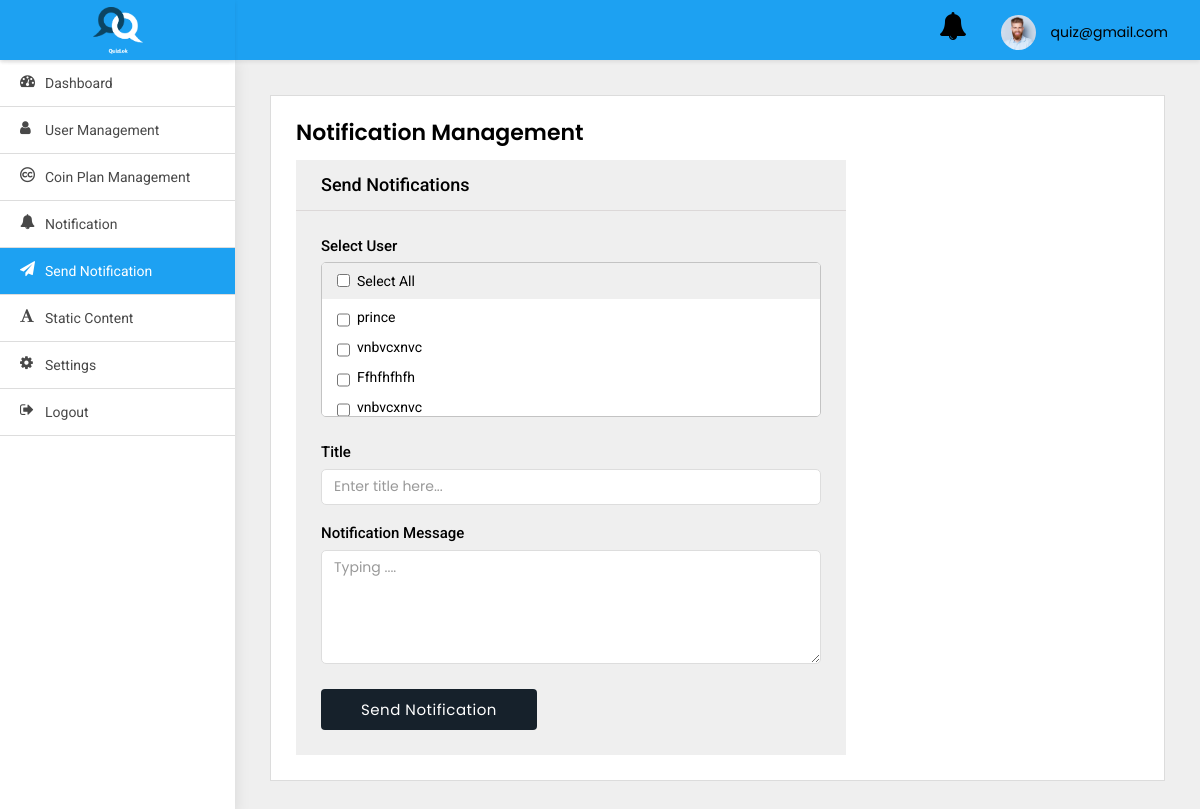
The page /adminpanel/send-notification/ (signed in) on the database its author committed.
### adminpanel/models.py (models this page shows)
class User(AbstractBaseUser, PermissionsMixin):
    first_name = models.CharField(default='first name', max_length=100)
    last_name = models.CharField(default='', max_length=100, null=True, blank=True)
    email = models.CharField(default='', max_length=255, unique=True)
    country_code = models.CharField(default='+91', max_length=10)
    phone_number = models.CharField(default='', max_length=13)
    profile_pic = models.ImageField(default='default_profile.png', null=True, blank=True)
    device_token = models.CharField(default='', max_length=500, null=True, blank=True)
    remember_me = models.BooleanField(default=False)
    password = models.CharField(default='123456', max_length=100)
    confirm_password = models.CharField(default='123456', max_length=100)
    created_at = models.DateTimeField(auto_now_add=True)
    is_active = models.BooleanField(default=True)
    is_staff = models.BooleanField(default=False)
    is_blocked = models.BooleanField(default=False)
    objects = UserManager()
    USERNAME_FIELD = 'email'
    class Meta:
        ordering = ('-created_at',)

### src/models.py (models this page shows)
class AppUser(models.Model):
    username = models.CharField(default='first name', max_length=100)
    country_code = models.CharField(default='+91', max_length=10)
    phone_number = models.CharField(default='', max_length=13)
    password = models.CharField(default='123456', max_length=100)
    profile_pic = models.ImageField(default='default_profile.png', null=True, blank=True)
    device_token = models.CharField(default='', max_length=2000)
    created_at = models.DateTimeField(auto_now_add=True)

### adminpanel/views.py (the view, shortened to what this page needs)
# urls.py: path('send-notification/', SendNotification.as_view(),
class SendNotification(LoginRequiredMixin, View):
    model = UserNotification
    form_class = UserNotificationForm
    login_url = 'adminpanel:login'
    def get(self, request, *args, **kwargs):
        users = AppUser.objects.all()
        context = {
            "users": users
        }
        return render(self.request, 'send-notification.html', context)

### adminpanel/templates/send-notification.html (shortened to what this page needs)
{% extends 'base.html' %}
{% block body %}
<div class="WrapperArea">
    <div class="WrapperBox">
        <div class="Small-Wrapper">
            <h4 class="Title">Notification Management</h4>
            <div class="NotificationArea">
                <div class="NotificationForm">
                    <h4>Send Notifications</h4>
                    <form method="post">
                        <div class="form-group">
                            <label>Select User</label>
                            <ul class="Multiple" id="table">
                                <li><label><input type="checkbox" id="selectAll" class="main">Select All</label></li>
                                {% for user in users %}
                                <li><label><input class="checkbox" type="checkbox" name="to" id="checkbox"
                                                  value="{{user.id}}">{{user.username}}</label>
                                </li>
                                {% endfor %}
                            </ul>
                        </div>
                        <div class="form-group">
                            <label>Title</label>
                            <input type="text" class="form-control desc" id="title" name="title" placeholder="Enter title here...">
                            <br>
                            <label>Notification Message</label>
                            <textarea rows="5" class="form-control desc" placeholder="Typing ...."
                                      id="message" name="body"></textarea>
                        </div>
                        <button id="send" class="btn btn-info" onclick="bulkNotification()"><span id="send_btn">Send Notification</span>
                        </button>
                    </form>
                </div>
            </div>
        </div>
    </div>
</div>
{% endblock body %}

### adminpanel/templates/base.html (shortened to what this page needs)
{% load static %}
<html lang="en">
<head>
    <link type="text/css" rel="stylesheet" href="{% static 'adminpanel/css/style.css' %}">
</head>
<body>
<div class="Header">
    <div class="Logo">
        <img src="{% static 'adminpanel/images/logo_splash.png' %}">
    </div>
    <div class="Navigation">
        <div class="header-notifications">
            <a href="{% url 'adminpanel:notification' %}">
                <i class="fa fa-bell fa-2x" aria-hidden="true"></i>
            </a>
        </div>
        <div class="Avater">
            <a href="javascript:void(0);">
                <figure><img src="{% static 'adminpanel/images/profile.jpg' %}"></figure>
                {{user}} </a>
        </div>
    </div>
</div>
<div class="SidenavBar">
    <ul>
        <li class="nav-item nav-link {% if request.resolver_match.view_name  == 'adminpanel:dashboard' %}active{% endif %}">
            <a href="{% url 'adminpanel:dashboard'  %}">
                <span><i class="fa fa-tachometer"></i></span> Dashboard
            </a>
        </li>
        <li class="nav-item nav-link {% if request.resolver_match.view_name  == 'adminpanel:users-list' %}active{% endif %}">
            <a href="{% url 'adminpanel:users-list' %}">
                <span><i class="fa fa-user"></i></span> User Management
            </a>
        </li>
        <li class="nav-item nav-link {% if request.resolver_match.view_name  == 'adminpanel:coin-plan-list' %}active{% endif %}">
            <a href="{% url 'adminpanel:coin-plan-list' %}">
                <span><i class="fa fa-creative-commons"></i></span> Coin Plan Management
            </a>
        </li>
        <li class="nav-item nav-link {% if request.resolver_match.view_name  == 'adminpanel:notification' %}active{% endif %}">
            <a href="{% url 'adminpanel:notification' %}">
                <span><i class="fa fa-bell"></i></span> Notification
            </a>
        </li>
        <li class="nav-item nav-link {% if request.resolver_match.view_name  == 'adminpanel:send-notification' %}active{% endif %}">
            <a href="{% url 'adminpanel:send-notification' %}">
                <span><i class="fa fa-send"></i></span> Send Notification
            </a>
        </li>
        <li class="nav-item nav-link {% if request.resolver_match.view_name  == 'adminpanel:terms-and-condition' %}active{% endif %}">
            <a href="{% url 'adminpanel:terms-and-condition' %}">
                <span><i class="fa fa-font"></i></span> Static content
            </a>
        </li>
        <li class="nav-item nav-link {% if request.resolver_match.view_name  == 'change_password' %}active{% endif %}">
            <a href="{% url 'change_password' %}">
                <span><i class="fa fa-cog"></i></span> Settings
            </a>
        </li>
        <li class="nav-item nav-link {% if request.resolver_match.view_name  == 'logout' %}active{% endif %}">
            <a href="{% url 'logout' %}">
                <span><i class="fa fa-sign-out"></i></span> Logout
            </a>
        </li>
    </ul>
</div>
{% block body %}
{% endblock body %}
</body>
</html>

### rows shown on the page
User: email "quiz@gmail.com"
AppUser: username "prince"
AppUser: username "vnbvcxnvc"
AppUser: username "Ffhfhfhfh"
AppUser: username "vnbvcxnvc"
